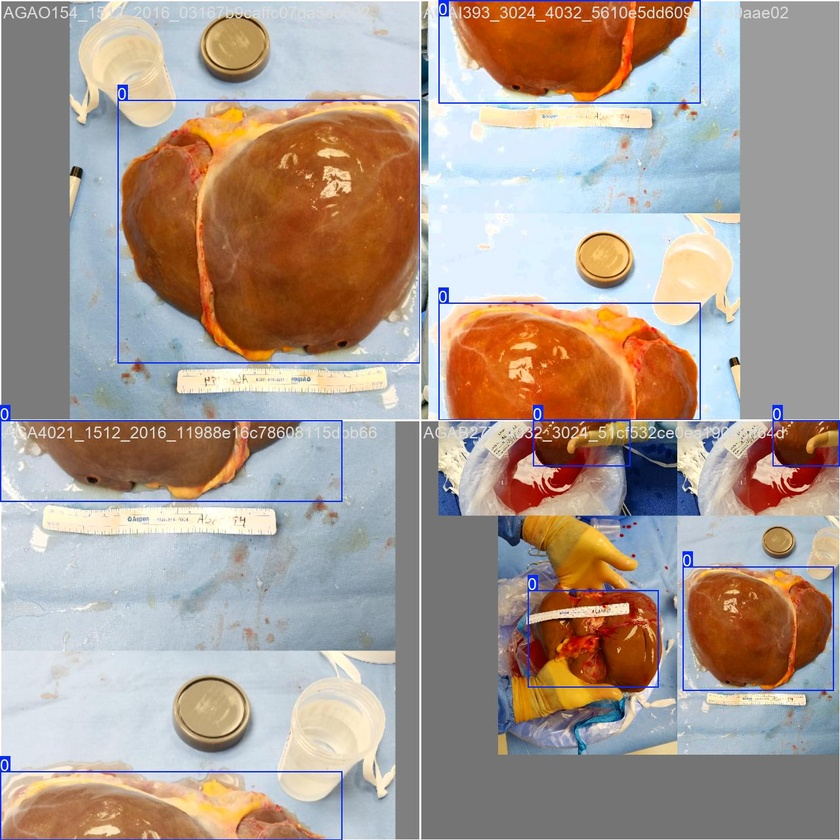
#> input picture pipeline_blocks/runs/tiny_overfit_debug/train_batch0.jpg, 840 x 840 px, shrunk from 1280 x 1280 before the run; its folder holds only this picture in this run
$ python -i filter_batch.py   (imports and definitions only)
#> lines starting #> are read from the running program, lines starting #| are printed output that depends on the picture; after the words box and inside, x2 and y2 are one past the last pixel; in counts of white or black regions, pixels touching at a corner belong together
#!/usr/bin/env python3

from pathlib import Path
import csv
import cv2
import numpy as np


# ============================================================
# SETTINGS
# ============================================================

INPUT_DIR = Path("batch7")
OUTPUT_DIR = Path("batch7_usable")

# Reject if MORE than this fraction is near-white
MAX_WHITE_FRACTION = 0.30

# Reject if MORE than this fraction is near-black
MAX_BLACK_FRACTION = 0.10

# Reject if average HSV saturation is BELOW this
MIN_MEAN_SATURATION = 0.10

# Reject if grayscale P95 - P5 is BELOW this
# Values are on a 0-255 scale.
MIN_CONTRAST_RANGE = 30

SUPPORTED_EXTENSIONS = {
    ".jpg",
    ".jpeg",
    ".png",
    ".bmp",
    ".tif",
    ".tiff",
}


# ============================================================
# IMAGE QUALITY CHECK
# ============================================================

def analyze_image(image_path: Path) -> dict:
    """
    Analyze an image and determine whether it is usable.

    Reject if:
        white pixels > 30%
        black pixels > 10%
        mean saturation < 0.10
        contrast range < 30
    """

    image = cv2.imread(str(image_path), cv2.IMREAD_COLOR)
#> image is the input picture: shape (840, 840, 3); mean B, G, R 145.5, 155.3, 170.4

    if image is None:
        return {
            "usable": False,
            "reason": "could_not_read",
            "white_fraction": None,
            "black_fraction": None,
            "mean_saturation": None,
            "contrast_range": None,
        }

    # OpenCV loads images as BGR.
    # Convert to RGB just to make channel meaning intuitive.
    rgb = cv2.cvtColor(image, cv2.COLOR_BGR2RGB)

    # --------------------------------------------------------
    # WHITE PIXELS
    # --------------------------------------------------------
    #
    # Pixel counts as white only if ALL three channels > 200.
    #

    white_mask = np.all(rgb > 200, axis=2)
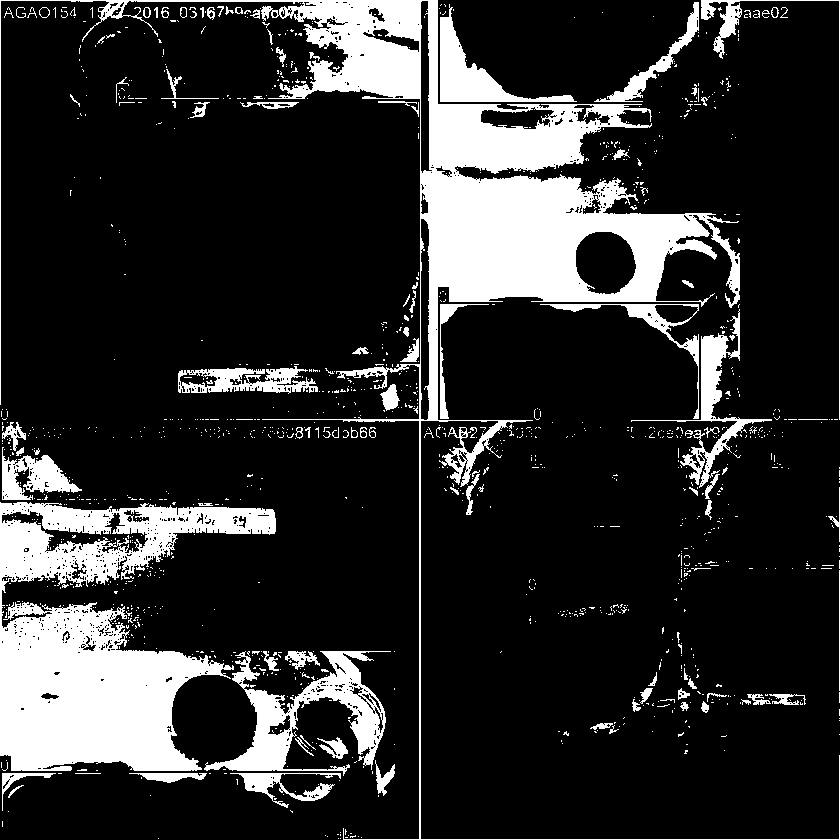
#> white_mask: shape (840, 840) bool; 17.8% white; 1236 white regions (1129 under 20 px), largest, box (x1, y1, x2, y2) and area: (0, 0, 840, 840) 53033, (0, 502, 276, 771) 38111, (204, 651, 391, 776) 7230
    white_fraction = float(np.mean(white_mask))
#> white_fraction = 0.178

    # --------------------------------------------------------
    # BLACK PIXELS
    # --------------------------------------------------------
    #
    # Pixel counts as black only if ALL three channels < 50.
    #

    black_mask = np.all(rgb < 50, axis=2)
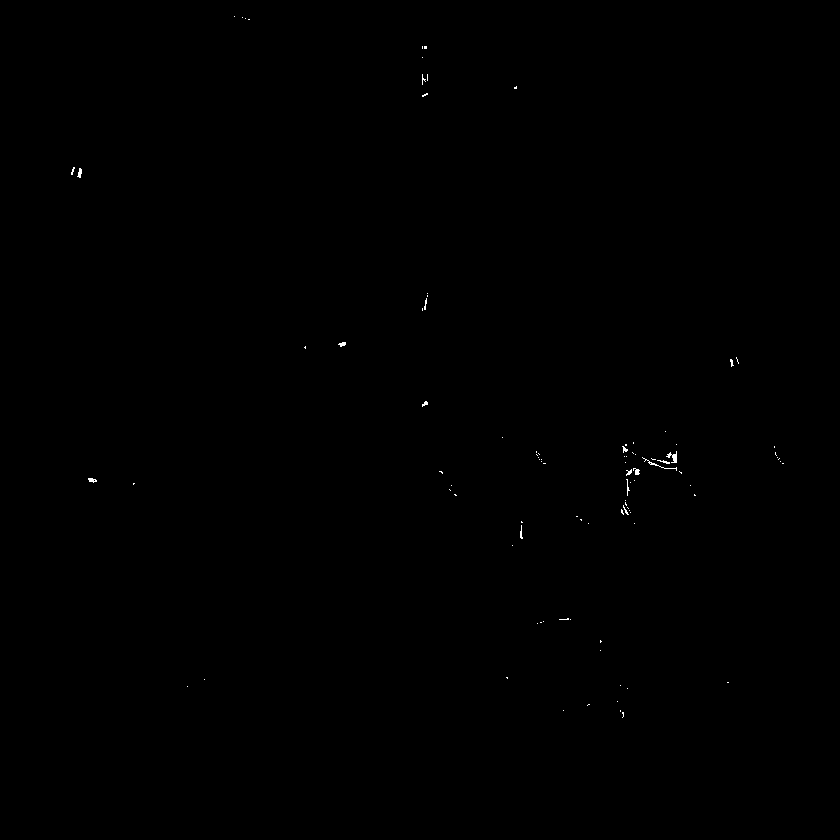
#> black_mask: shape (840, 840) bool; 0.09% white in thin lines or dots, all inside (x1, y1, x2, y2) = (71, 16, 784, 718)
    black_fraction = float(np.mean(black_mask))
#> black_fraction = 0.000931

    # --------------------------------------------------------
    # SATURATION
    # --------------------------------------------------------

    hsv = cv2.cvtColor(image, cv2.COLOR_BGR2HSV)
#> hsv: shape (840, 840, 3); mean H, S, V 52.1, 76.1, 184

    # OpenCV saturation ranges from 0 to 255.
    saturation = hsv[:, :, 1].astype(np.float32) / 255.0
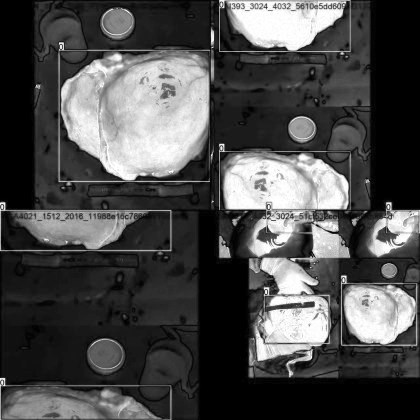
#> saturation: shape (840, 840) float32 (shown at 1/2 size); min 0, max 1, mean 0.298

    mean_saturation = float(np.mean(saturation))
#> mean_saturation = 0.298

    # --------------------------------------------------------
    # CONTRAST
    # --------------------------------------------------------
    #
    # Rather than simply using standard deviation, use the
    # distance between the 5th and 95th grayscale percentiles.
    #
    # This ignores small numbers of extreme pixels and asks:
    #
    # "Do most pixels actually cover a meaningful intensity
    # range?"
    #

    gray = cv2.cvtColor(image, cv2.COLOR_BGR2GRAY)
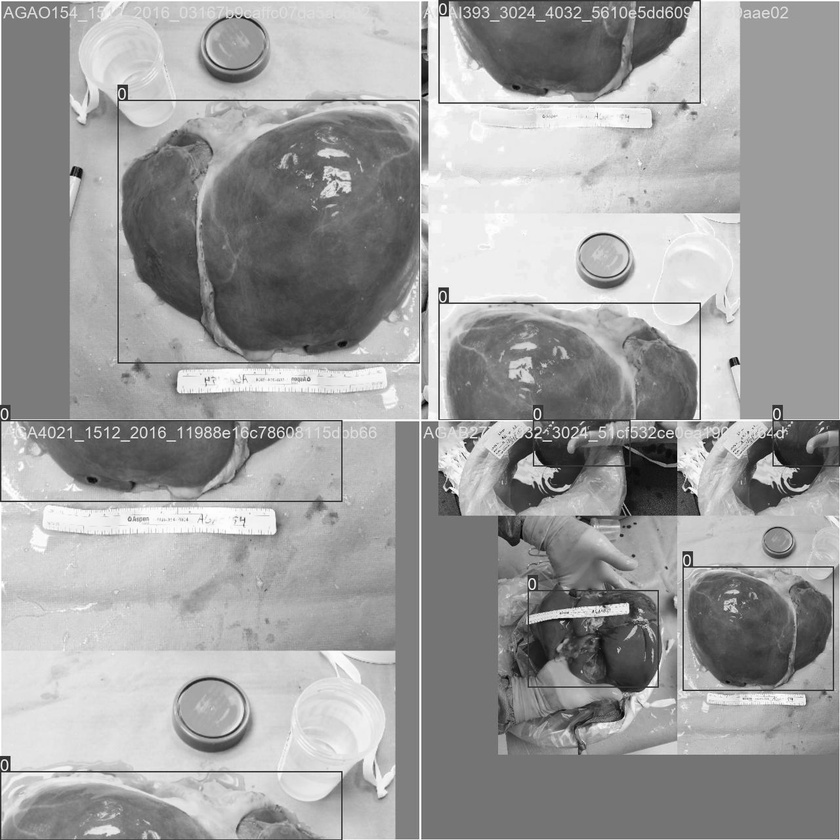
#> gray: shape (840, 840); min 1, max 255, mean 158.7

    percentile_5 = float(np.percentile(gray, 5))
#> percentile_5 = 70
    percentile_95 = float(np.percentile(gray, 95))
#> percentile_95 = 237

    contrast_range = percentile_95 - percentile_5
#> contrast_range = 167

    # --------------------------------------------------------
    # APPLY FILTERS
    # --------------------------------------------------------

    reasons = []

    if white_fraction > MAX_WHITE_FRACTION:
        reasons.append("too_white")

    if black_fraction > MAX_BLACK_FRACTION:
        reasons.append("too_black")

    if mean_saturation < MIN_MEAN_SATURATION:
        reasons.append("low_saturation")

    if contrast_range < MIN_CONTRAST_RANGE:
        reasons.append("low_contrast")

    usable = len(reasons) == 0

    return {
        "usable": usable,
        "reason": "|".join(reasons) if reasons else "usable",
        "white_fraction": white_fraction,
        "black_fraction": black_fraction,
        "mean_saturation": mean_saturation,
        "contrast_range": contrast_range,
    }


# ============================================================
# CREATE UNIQUE SYMLINK NAME
# ============================================================

# [192 lines left out: functions make_link_name, main, not called in this run]


# [2 lines not run here, left out]

>>> result = analyze_image('pipeline_blocks/runs/tiny_overfit_debug/train_batch0.jpg')
#> result = {'usable': True, 'reason': 'usable', 'white_fraction': 0.178, 'black_fraction': 0.000931, 'mean_saturation': 0.298, 'contrast_range': 167}

$ run again, on pipeline_blocks/runs/tiny_overfit_debug/train_batch1.jpg
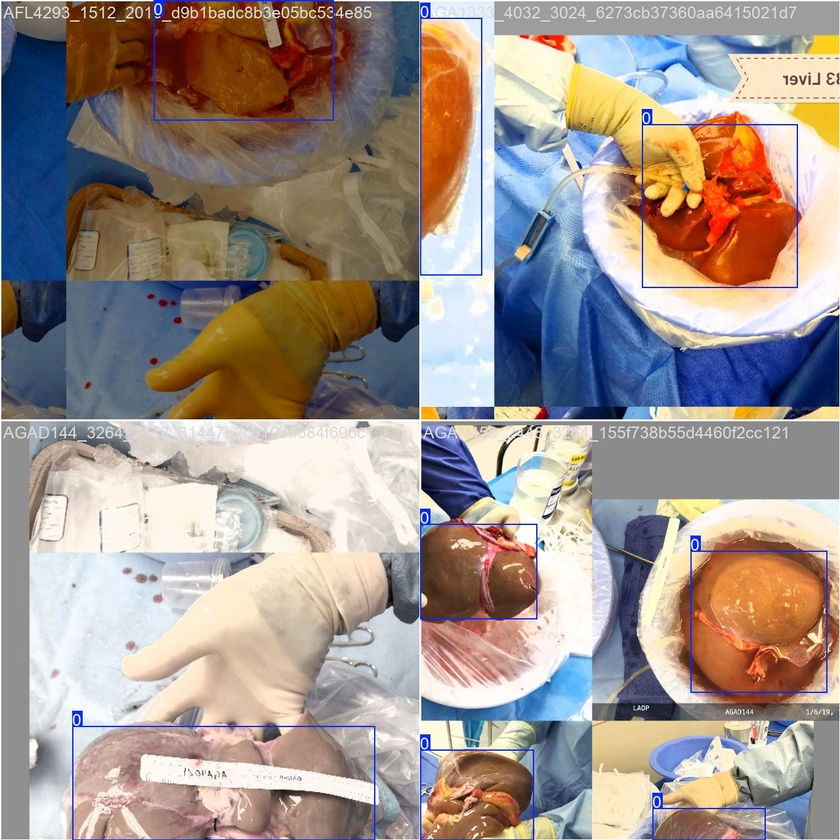
#> input picture pipeline_blocks/runs/tiny_overfit_debug/train_batch1.jpg, 840 x 840 px, shrunk from 1280 x 1280 before the run
#> in analyze_image, image is the input picture: shape (840, 840, 3); mean B, G, R 140.5, 147, 159.5
#> in analyze_image, `white_mask = np.all(rgb > 200, axis=2)`:
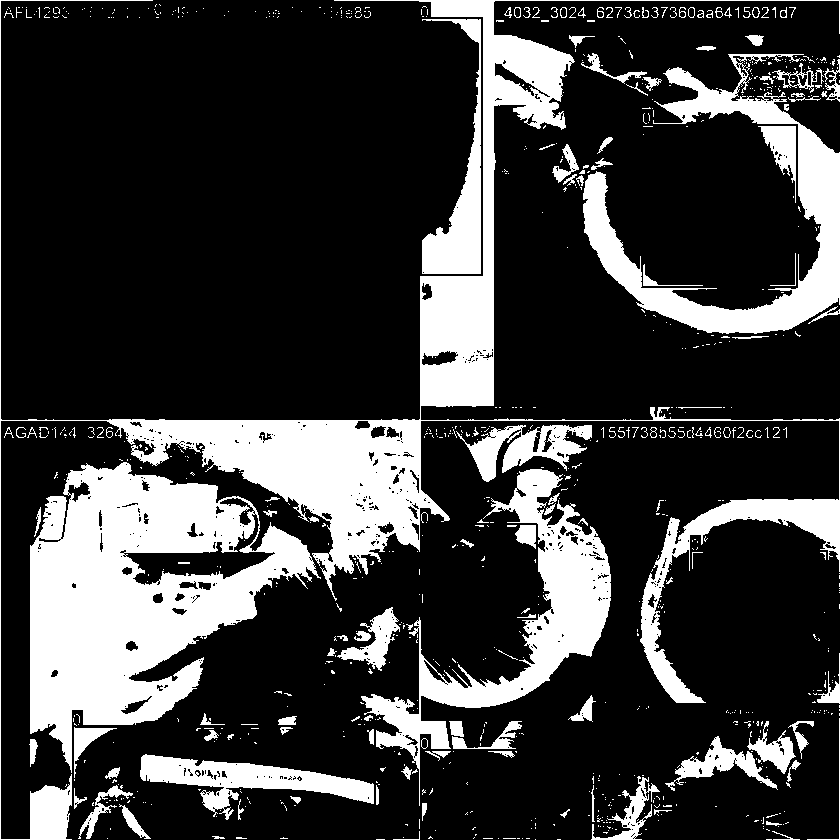
#> white_mask: shape (840, 840) bool; 23.2% white; 871 white regions (737 under 20 px), largest, box (x1, y1, x2, y2) and area: (0, 0, 840, 840) 52664, (30, 462, 321, 773) 44347, (583, 54, 840, 334) 17171
#> white_fraction = 0.232
#> black_mask: shape (840, 840) bool; 0.57% white; 211 white regions (181 under 20 px), largest, box (x1, y1, x2, y2) and area: (374, 280, 419, 342) 799, (14, 288, 58, 342) 743, (619, 703, 677, 720) 239
#> black_fraction = 0.0057
#> hsv: shape (840, 840, 3); mean H, S, V 51.3, 89.9, 176.9
#> mean_saturation = 0.353
#> in analyze_image, `gray = cv2.cvtColor(image, cv2.COLOR_BGR2GRAY)`:
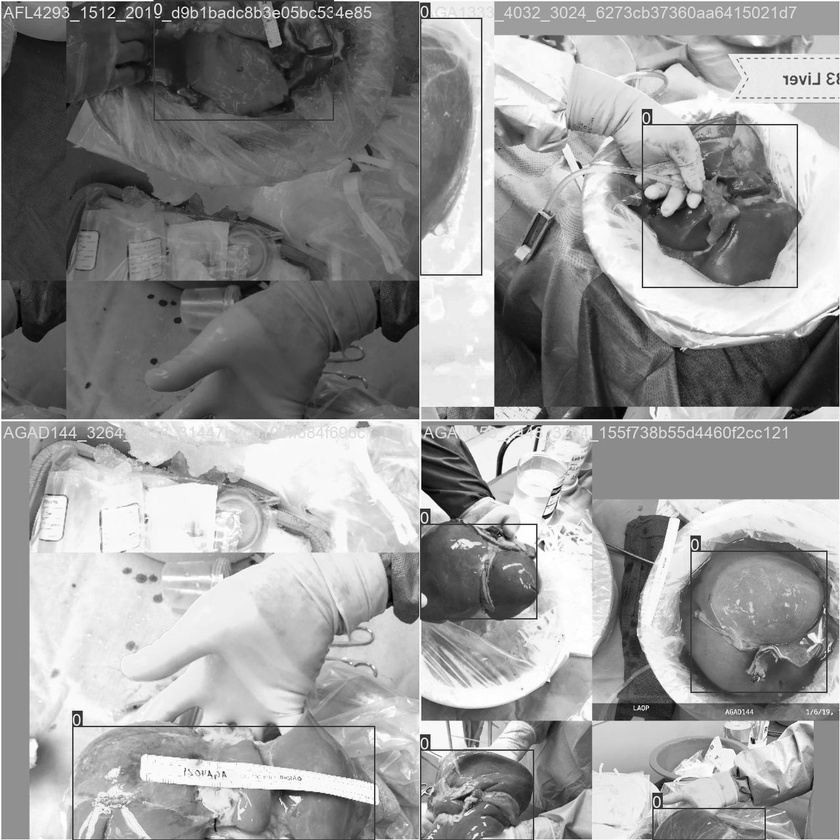
#> gray: shape (840, 840); min 0, max 255, mean 150
#> percentile_5 = 46
#> percentile_95 = 248
#> contrast_range = 202
#> result = {'usable': True, 'reason': 'usable', 'white_fraction': 0.232, 'black_fraction': 0.0057, 'mean_saturation': 0.353, 'contrast_range': 202}

$ run again, on pipeline_blocks/runs/tiny_overfit_debug/train_batch120.jpg
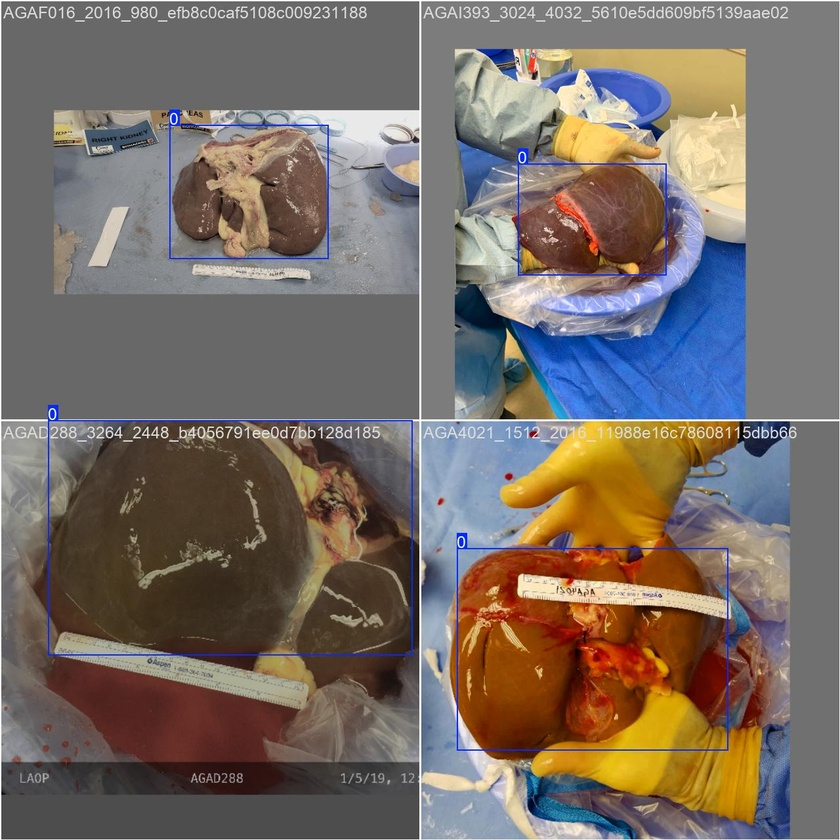
#> input picture pipeline_blocks/runs/tiny_overfit_debug/train_batch120.jpg, 840 x 840 px, shrunk from 1280 x 1280 before the run
#> in analyze_image, image is the input picture: shape (840, 840, 3); mean B, G, R 102, 109.2, 119.7
#> in analyze_image, `white_mask = np.all(rgb > 200, axis=2)`:
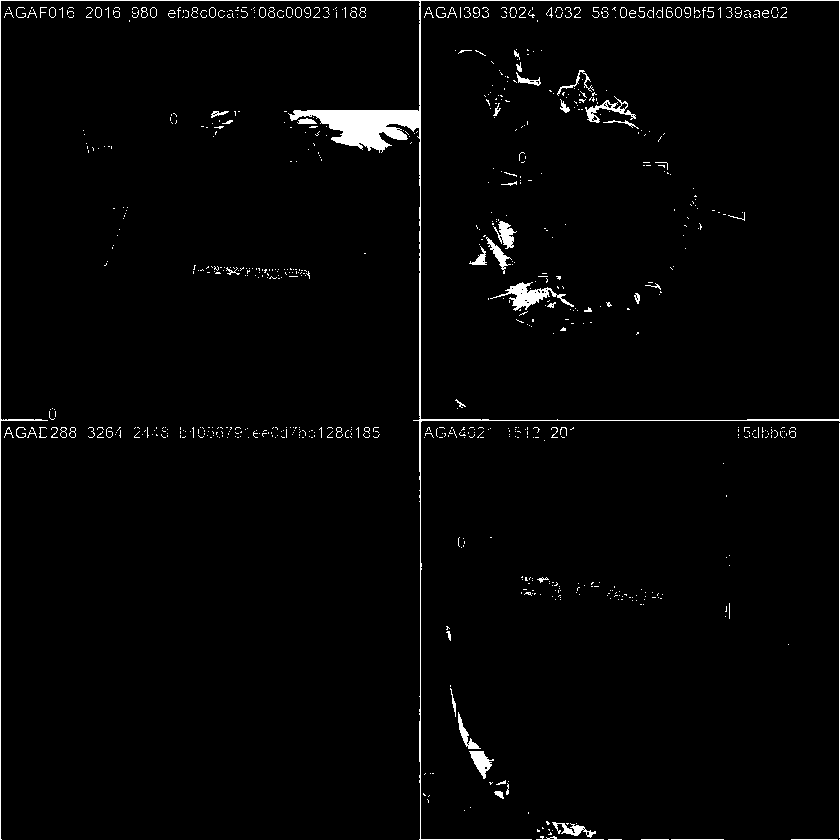
#> white_mask: shape (840, 840) bool; 2.2% white; 758 white regions (664 under 20 px), largest, box (x1, y1, x2, y2) and area: (0, 0, 840, 840) 7218, (490, 282, 574, 311) 740, (839, 423, 840, 838) 415
#> white_fraction = 0.0218
#> black_mask: shape (840, 840) bool; 1.3% white; 351 white regions (315 under 20 px), largest, box (x1, y1, x2, y2) and area: (118, 762, 313, 795) 3737, (455, 284, 509, 343) 822, (376, 656, 403, 698) 700
#> black_fraction = 0.013
#> hsv: shape (840, 840, 3); mean H, S, V 36.9, 75.6, 131.2
#> mean_saturation = 0.296
#> in analyze_image, `gray = cv2.cvtColor(image, cv2.COLOR_BGR2GRAY)`:
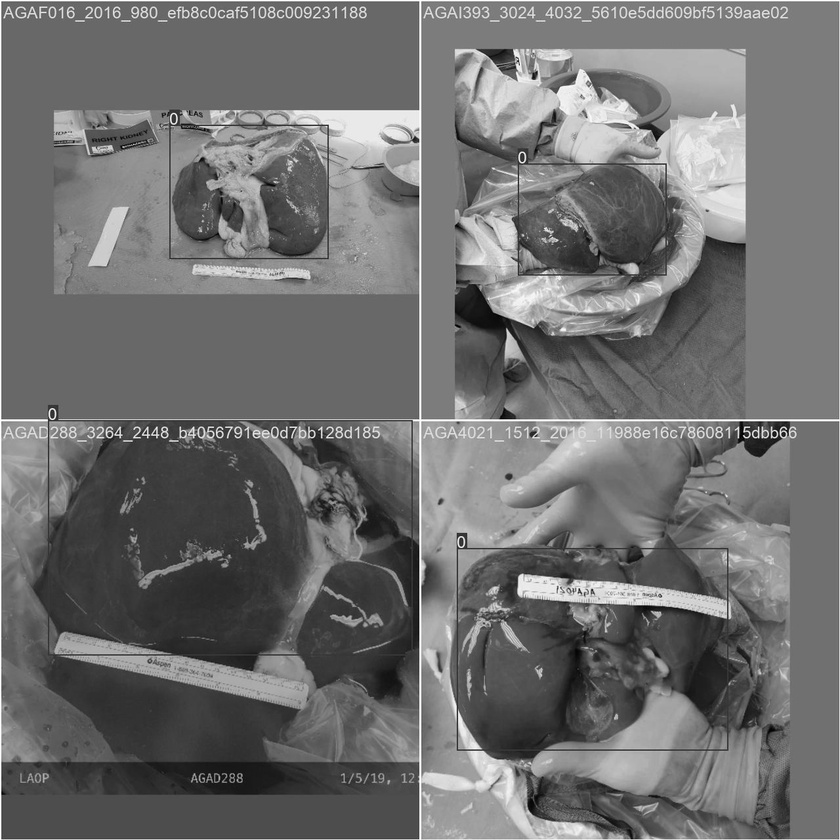
#> gray: shape (840, 840); min 0, max 255, mean 111.5
#> percentile_5 = 49
#> percentile_95 = 201
#> contrast_range = 152
#> result = {'usable': True, 'reason': 'usable', 'white_fraction': 0.0218, 'black_fraction': 0.013, 'mean_saturation': 0.296, 'contrast_range': 152}
